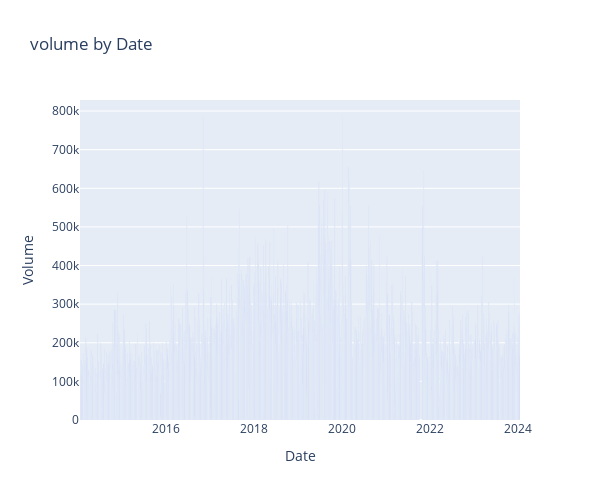

Source (notebook cell):
### Code cell
px.bar(df.groupby('Date')['Volume'].sum().reset_index(name='Volume'),
       x='Date',
       y='Volume',
       title='volume by Date',
       height=500,
       width=600)

### Figure 1 — Plotly figure (JSON) as saved in the notebook; plotly's stock layout.template omitted (floating-point values rounded to 4 significant figures; data arrays with more than 128 entries replaced by an {"elided": "..."} marker saying what was removed)
{"data": [{"alignmentgroup": "True", "hovertemplate": "Date=%{x}<br>Volume=%{y}<extra></extra>", "legendgroup": "", "marker": {"color": "#636efa", "pattern": {"shape": ""}}, "name": "", "offsetgroup": "", "orientation": "v", "showlegend": false, "textposition": "auto", "type": "bar", "x": {"elided": "2493 str values"}, "xaxis": "x", "y": {"elided": "2493 int values"}, "yaxis": "y"}], "layout": {"barmode": "relative", "height": 500, "legend": {"tracegroupgap": 0}, "title": {"text": "volume by Date"}, "width": 600, "xaxis": {"anchor": "y", "domain": [0, 1], "title": {"text": "Date"}}, "yaxis": {"anchor": "x", "domain": [0, 1], "title": {"text": "Volume"}}}}
